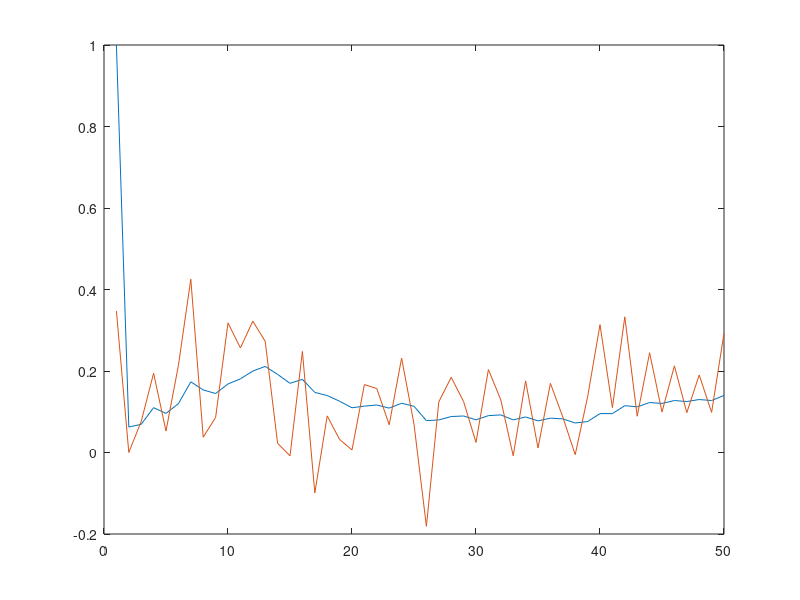

This chart was generated by the following MATLAB code:
clear all
close all

n_iter = 50;

stdev = 0.1;
z = 0.125 + stdev*randn(n_iter, 1);
%for i=1:n_iter
%	z(i) = z(i) + 0.25 * i;
%end

del_t = .01; % Time
q_f = 0.05;   % Process error
r = 0.1;     % measurement error
% Variances
p_l = 1.5;
p_lf = 0.0;
p_f = 1.5;

x_hat = zeros(2, 1, n_iter);
P = zeros(2, 2, n_iter);
K = zeros(2, 2, n_iter);
x_hat(:, :, 1) = [1; 0];
P(:, :, 1) = [p_l p_lf; p_lf p_f];
K(:, :, 1) = [1 0; 0 1];

F = [1 del_t; 0 1];
H = [1 0; 0 0];
Q = [del_t^3*q_f/3, del_t^2*q_f/2; del_t^2*q_f/2, del_t*q_f ];
R = [r 0; 0 r];

for t=2:n_iter
	x_hat_interim = F * x_hat(:, :, t-1);
	P_interim = F * P(:, :, t-1) * F' + Q;

	K(:, :, t) = P_interim * H' * inv(H * P_interim * H' + R);
	x_hat(:, :, t) = x_hat_interim + K(:, :, t) * (z(t) - H * x_hat_interim);
	P(:, :, t) = (eye(2) - K(:, :, t) * H) * P_interim;
end

temp = reshape(x_hat(1, 1, :), n_iter, 1);
t_vals = 1:n_iter;
plot(temp);
hold all
plot(z);
